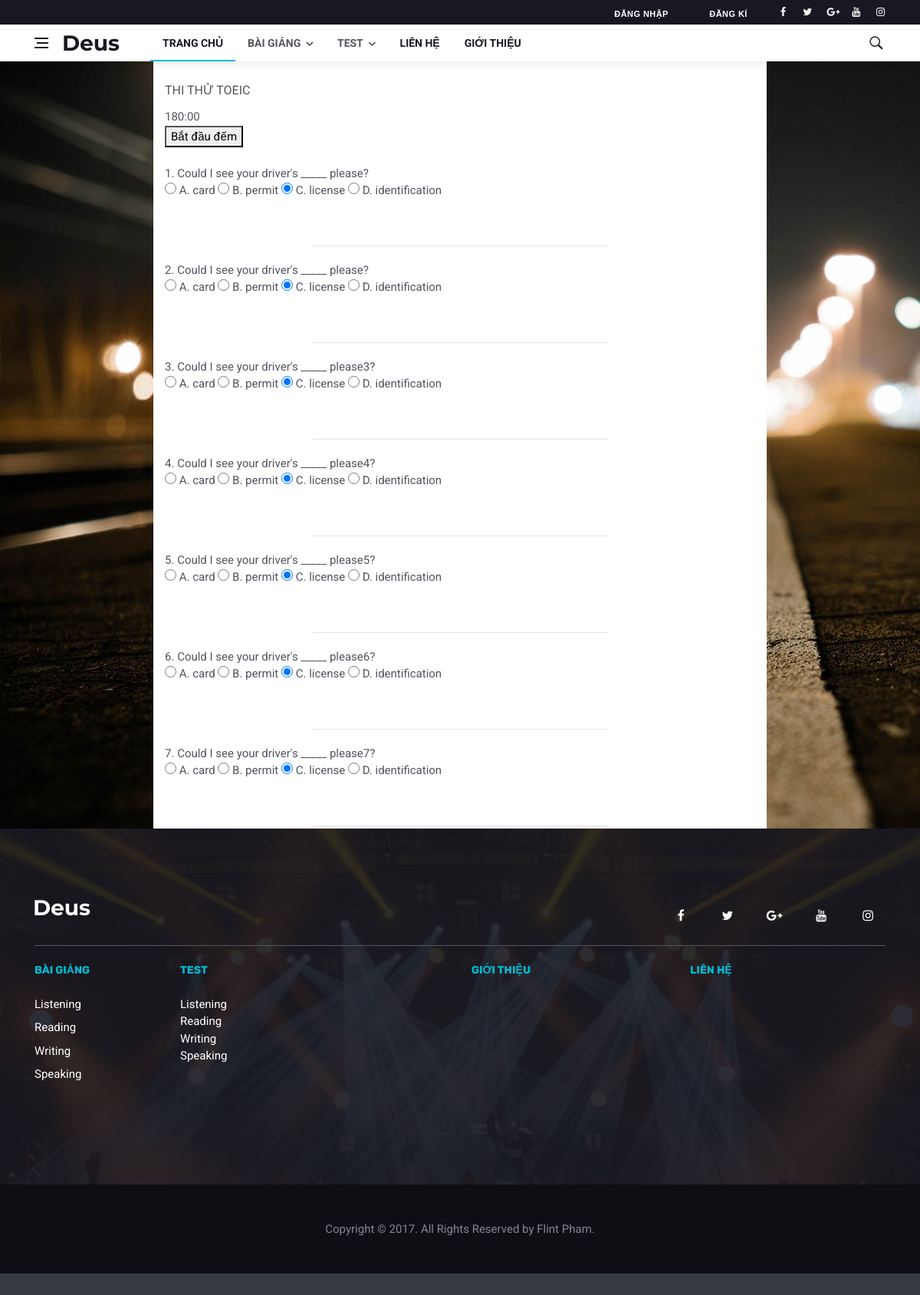
Screenshot of /View/index.php?p=begin-test with the database file from the repository.
### tables this page shows
CREATE TABLE `traloi` (
  `MaCauHoi` int(11) NOT NULL,
  `A` varchar(100) NOT NULL,
  `B` varchar(100) NOT NULL,
  `C` varchar(100) NOT NULL,
  `D` varchar(100) NOT NULL,
  `DapAn` varchar(100) NOT NULL
);

CREATE TABLE `cauhoi` (
  `MaCauHoi` int(11) NOT NULL,
  `NoiDung` varchar(500) NOT NULL,
  `HinhAnh` varchar(255) NOT NULL,
  `MaDe` int(11) NOT NULL,
  `NguoiTao` int(11) NOT NULL,
  `NgayTao` datetime NOT NULL DEFAULT CURRENT_TIMESTAMP,
  `NgayChinhSua` datetime DEFAULT NULL,
  `TrangThai` tinyint(1) NOT NULL DEFAULT '1',
  `LoaiCauHoi` varchar(10) NOT NULL DEFAULT 'NONE'
);

### database/connection.php (called while the page is built, shortened)
<?php
class connection
{
    private $result = null;
    protected $con;
    public function __construct()
    {
        $this->con = new mysqli(sql_server, sql_user, sql_password, sql_database);
        $this->con->set_charset("utf8");
    }
    public function select($sql)
    {
        $this->result = $this->con->query($sql);
    }
    public function load_rows()
    {
        if ($this->result->num_rows > 0) {
            $row = $this->result->fetch_assoc();
        } else {
            $row = 0;
        }
        return $row;
    }
}
?>

### Controller/controller_lambaithi.php (the view, shortened to what this page needs)
<?php
class controller_lambaithi extends model_general {
	function test_get_list_questions($loaicauhoi,$made)
	{
		$p = new model_general();
		$p->select($p->test_get_list_questions($loaicauhoi,$made));
		$i=1;
		echo '<form method="post">';
		while($rows=$p->load_rows()) {
			echo ''.$i++.'.'.$rows["NoiDung"].'<br>';
			echo '<input type="radio" name="'.$rows["MaCauHoi"].'" value="'.$rows["A"].'"> A. '.$rows["A"].' ';
			echo '<input type="radio" name="'.$rows["MaCauHoi"].'" value="'.$rows["B"].'"> B. '.$rows["B"].' ';
			echo '<input type="radio" name="'.$rows["MaCauHoi"].'" value="'.$rows["C"].'" checked> C. '.$rows["C"].' ';
			echo '<input type="radio" name="'.$rows["MaCauHoi"].'" value="'.$rows["D"].'"> D. '.$rows["D"].'<br><br>';
			echo '<hr width="50%">';
		}
		echo '
		<br><button type="submit" name="submit-test">Nộp bài</button>
		</form>';
	}
}
?>

### rows the page displays
traloi: MaCauHoi.NoiDung "Could I see your driver's _____ please?", A "card", B "permit", C "license", D "identification"
traloi: MaCauHoi.NoiDung "Could I see your driver's _____ please?", A "card", B "permit", C "license", D "identification"
traloi: MaCauHoi.NoiDung "Could I see your driver's _____ please3?", A "card", B "permit", C "license", D "identification"
traloi: MaCauHoi.NoiDung "Could I see your driver's _____ please4?", A "card", B "permit", C "license", D "identification"
traloi: MaCauHoi.NoiDung "Could I see your driver's _____ please5?", A "card", B "permit", C "license", D "identification"
traloi: MaCauHoi.NoiDung "Could I see your driver's _____ please6?", A "card", B "permit", C "license", D "identification"
traloi: MaCauHoi.NoiDung "Could I see your driver's _____ please7?", A "card", B "permit", C "license", D "identification"
